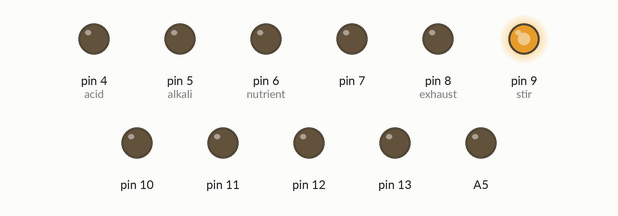
This sketch was run on a simulated Arduino Mega 2560, built with avr-gcc and run on an emulated ATmega2560. On the bench: output pins drawn as LEDs (lit = HIGH).

Above: at 0.1 s.
Timing chart, 0 to 1.6 s (numbered marks = the images above):
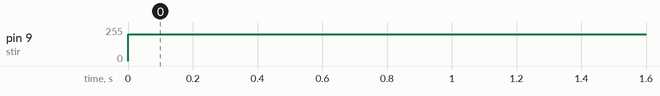

The sketch:

2001.ino
```cpp
////////////////////////////////////////      PIN SETTINGS    ///////////////////////////
#include <DHT.h>

const int touch = 3;     //touch sensor
const int acid = 4;      //5v pump
const int alkali = 5;    //5v pump
const int nutrient = 6;  //5v pump
const int sprinkler = 40; //12v pump
const int exhaust = 8;   //5v pump
const int stir = 9;      //servo motor
const int atom = 38   ;     //24v ultrasonic atomiser
const int LED_humid = 24;//led
const int LED_nutri = 25;//led
const int LED_pH = 52;   //led
const int LS1 = A0;      //light sensor
const int LS2 = A1;      //light sensor
const int LPH = A2;      //ph sensor
const int LHUMID = A3;   //humidity/temp sensor
const int LNUTRI = A4;   //EC sensor
const int light = A5  ;  //use mosfet
const int fan = 42;      //use mosfet

bool START = false;

DHT dht(LHUMID, DHT11);

float nutri_level = 0.5;
float pH_LOW = 6.0;
float pH_HIGH = 6.5;
float humid_LOW = 400;
float humid_HIGH = 800;

//////////////////////////////     WATER LEVEL    ///////////////////////////
void highrise() {
  if (digitalRead(touch) == HIGH) {
    digitalWrite(exhaust, HIGH);
  }
  else if (digitalRead(touch) == LOW) {
    digitalWrite(exhaust, LOW);
  }
}

//////////////////////////////     WATERING ROOTS    ///////////////////////////
void watering() {
  digitalWrite(atom, HIGH);
  delay(10000);
  digitalWrite(atom, LOW);
  delay(10000);
}

//////////////////////////////     STIRRER    ///////////////////////////

void stirring() {
  analogWrite(stir, 200);
}

//////////////////////////////     pH LEVEL    ///////////////////////////
void pHing() {
  unsigned int pHValue;
  pHValue = analogRead(A2);
  if (pHValue >= pH_LOW) {
    digitalWrite(LED_pH, HIGH);
    digitalWrite(acid, HIGH);
    delay(500);
    digitalWrite(acid, LOW);
  }

  if (pHValue <= pH_HIGH) {
    digitalWrite(LED_pH, HIGH);
    digitalWrite(alkali, HIGH);
    delay(5000);
    digitalWrite(alkali, LOW);
  }
}

//////////////////////////////     NUTRIENT CONCENTRATION    ///////////////////////////
void ECing() {
  unsigned int nutriValue;
  nutriValue = analogRead(A4);
  if (nutriValue <= nutri_level) {
    stirring();
    digitalWrite(LED_nutri, HIGH);
    digitalWrite(exhaust, HIGH);
    delay(20000);
    digitalWrite(exhaust, LOW);
    delay(3000);
    digitalWrite(nutrient, HIGH);
  }
}

//////////////////////////////     HUMIDITY AND TEMPERATURE    ///////////////////////////
void humidtemp() {
  float humidValue = dht.readHumidity();
  float tempValue = dht.readTemperature();
  if (analogRead(humidValue) <= humid_LOW) {
    digitalWrite(LED_humid, HIGH);
    digitalWrite(fan, HIGH);
  }

  if (analogRead(humidValue) >= humid_HIGH) {
    digitalWrite(LED_humid, HIGH);
    digitalWrite(fan, HIGH);
  }
}

////////////////////////////////////////      SETUP SETTINGS    ///////////////////////////

void setup() {
  Serial.begin(9600);
  pinMode (3, INPUT);
  pinMode (4, OUTPUT);
  pinMode (5, OUTPUT);
  pinMode (6, OUTPUT);
  pinMode (7, OUTPUT);
  pinMode (8, OUTPUT);
  pinMode (9, OUTPUT);
  pinMode (10, OUTPUT);
  pinMode (11, OUTPUT);
  pinMode (12, OUTPUT);
  pinMode (13, OUTPUT);
  pinMode (A0, INPUT);
  pinMode (A1, INPUT);
  pinMode (A2, INPUT);
  pinMode (A3, INPUT);
  pinMode (A4, INPUT);
  pinMode (A5, OUTPUT);
  pinMode (A6, INPUT);

  dht.begin();


}

////////////////////////////////////////    LOOP SETTINGS    ///////////////////////////

void loop() {
  //  if (START == true) {
  //    digitalWrite(light, HIGH);
  //    stirring();
  //

  //    pHing();
  //

  //    ECing();
  //

  //    humidtemp();

  //  }
  stirring();
}
```

Measured:
- by itself, pin 9 (stir): 0/255 → 200/255 at 0.00 s
